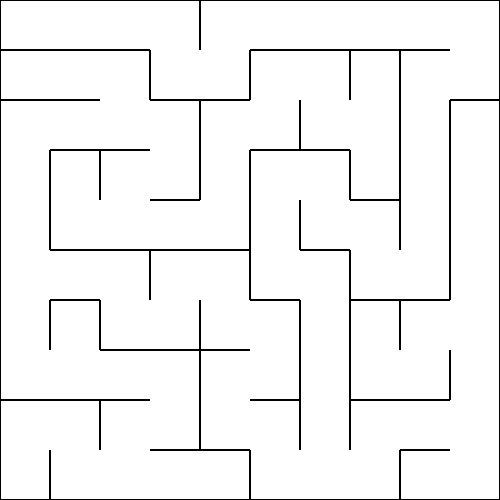

Recreate this plot in Python.
from __future__ import annotations

import os
import random
import sys
import pygame
import heapq
import math


def get_direction_offset(direction: int) -> tuple:
    """
    This function takes a direction code and returns an offset for it
    :param direction: Direction of maze generation
    :return: Offset for the direction code
    """
    offsets = {1: (0, -1), 2: (0, 1), 4: (1, 0), 8: (-1, 0)}
    return offsets[direction]


def get_opposite_direction(direction):
    """
    Accepts the direction code and returns the opposite direction
    :param direction: Code of the direction of generation
    :return: The opposite direction of generation
    """
    opposites = {1: 2, 2: 1, 4: 8, 8: 4}
    return opposites[direction]


class MazeGenerator:
    """
    A class that is initialized with the specified dimensions and an optional seed for generating random numbers
    """
    def __init__(self, width: int, height: int, seed=None):
        """
        Initializing the maze
        :param width: Width of the maze
        :param height: Height of the maze
        :param seed: Depth for generating random numbers.
        """
        if width * height < 4:
            raise ValueError("The maze should be at least 2 by 2")
        self.width = width
        self.height = height
        self.seed = seed if seed else random.randint(0, 0xFFFFFFFF)
        self.grid = [[0] * self.width for _ in range(self.height)]

    def generate(self):
        """
        Random number generation.
        """
        random.seed(self.seed)
        self.carve_passages_from(0, 0)

    def carve_passages_from(self, x: int, y: int):
        """
        Starts cutting passages in the maze, starting from (0, 0)
        Selects a random direction and moves, creating passages
        :param x: Coordinate of x in maze
        :param y: Coordinate of y in maze
        """
        directions = [1, 2, 4, 8]
        random.shuffle(directions)

        for direction in directions:
            dx, dy = get_direction_offset(direction)
            nx, ny = x + dx, y + dy

            if self.is_within_bounds(nx, ny) and self.grid[ny][nx] == 0:
                self.grid[y][x] |= direction
                self.grid[ny][nx] |= get_opposite_direction(direction)
                self.carve_passages_from(nx, ny)

    def is_within_bounds(self, x: int, y: int) -> bool:
        """
        Checks whether the coordinates (x, y) are within the boundaries of the maze
        :param x: Coordinate of x in maze
        :param y: Coordinate of y in maze
        :return: Finding coordinates inside the maze
        """
        return 0 <= x < self.width and 0 <= y < self.height

    def print_maze(self):
        """
        Outputs the maze to the console, and also saves it to a text file
        """
        maze_array = [(" " + "_" * (self.width * 2 - 1))]
        print(" " + "_" * (self.width * 2 - 1))
        for y in range(self.height):
            row = "|"
            for x in range(self.width):
                row += " " if self.grid[y][x] & 2 != 0 else "_"
                if x + 1 < self.width and self.grid[y][x] & 4 != 0:
                    row += " " if (self.grid[y][x] | self.grid[y][x + 1]) & 2 != 0 else "_"
                else:
                    row += "|"
            print(row)
            maze_array.append(row)

        if os.path.exists("maze.txt"):
            os.remove("maze.txt")

        with open("maze.txt", "a") as file:
            for line in maze_array:
                file.write(line + "\n")

    def print_parameters(self):
        """
        Outputs the parameters of the generated maze
        """
        print(f"{sys.argv[0]} {self.width} {self.height} {self.seed}")

    def draw_maze(self):
        """
        Draws a maze using the pygame module in a separate window
        :return: Window with the pygame module
        """
        pygame.init()
        cell_size = 50
        wall_thickness = 1
        screen_width = self.width * cell_size
        screen_height = self.height * cell_size
        screen = pygame.display.set_mode((screen_width, screen_height))
        clock = pygame.time.Clock()
        while True:
            for event in pygame.event.get():
                if event.type == pygame.QUIT:
                    pygame.quit()
                    return

            screen.fill((255, 255, 255))  # White background
            for y in range(self.height):
                for x in range(self.width):
                    cx = x * cell_size
                    cy = y * cell_size

                    if self.grid[y][x] & 1 == 0:
                        pygame.draw.rect(screen, (0, 0, 0), (cx, cy, cell_size, wall_thickness))  # Top wall
                    if self.grid[y][x] & 2 == 0:
                        pygame.draw.rect(screen, (0, 0, 0), (cx, cy + cell_size - wall_thickness, cell_size,
                                                             wall_thickness))  # Bottom wall
                    if self.grid[y][x] & 4 == 0:
                        pygame.draw.rect(screen, (0, 0, 0), (cx + cell_size - wall_thickness, cy, wall_thickness,
                                                             cell_size))  # Right wall
                    if self.grid[y][x] & 8 == 0:
                        pygame.draw.rect(screen, (0, 0, 0), (cx, cy, wall_thickness, cell_size))  # Left wall

            pygame.display.flip()
            clock.tick(60)  # Limit FPS to 60

    def save_maze_image(self, filename: str):
        """
        Saves the maze to the file specified by the user
        :param filename: The path to file
        :return: The image of maze in filename
        """
        cell_size = 50
        wall_thickness = 1  # Увеличение толщины стенок
        image_width = self.width * cell_size
        image_height = self.height * cell_size
        image = pygame.Surface((image_width, image_height))
        image.fill((255, 255, 255))  # White background

        for y in range(self.height):
            for x in range(self.width):
                cx = x * cell_size
                cy = y * cell_size

                if self.grid[y][x] & 1 == 0:
                    pygame.draw.rect(image, (0, 0, 0), (cx, cy, cell_size, wall_thickness))  # Top wall
                if self.grid[y][x] & 2 == 0:
                    pygame.draw.rect(image, (0, 0, 0), (cx, cy + cell_size - wall_thickness, cell_size,
                                                        wall_thickness))  # Bottom wall
                if self.grid[y][x] & 4 == 0:
                    pygame.draw.rect(image, (0, 0, 0), (cx + cell_size - wall_thickness, cy, wall_thickness,
                                                        cell_size))  # Right wall
                if self.grid[y][x] & 8 == 0:
                    pygame.draw.rect(image, (0, 0, 0), (cx, cy, wall_thickness, cell_size))  # Left wall

        pygame.image.save(image, filename)

    def convert_maze_to_binary(self) -> list[list[int]]:
        """
        Converts the maze from writing numbers [1, 2, 4, 8] to bitwise
        :return: Array in a bit of notation (0 and 1)
        """
        max_upper_walls = 0
        max_side_walls = 0
        for column in range(self.height):
            count_upper = 0
            flag = 0
            for element in range(self.width):
                if element & 2 == 0:
                    count_upper += 1
                if element & 4 == 0:
                    flag = 1
            if count_upper > max_upper_walls:
                max_upper_walls = count_upper
            if flag == 1:
                max_side_walls += 1

        binary_maze = None
        count_add = check_add_walls(self.width, self.height)
        if self.width == self.height:
            binary_maze = [[0] * (max_side_walls + self.width) for _ in
                           range(self.height + max_upper_walls + count_add)]
        if self.height > self.width:
            binary_maze = [[0] * (max_side_walls + self.width) for _ in
                           range(self.height + max_upper_walls + count_add * (self.height - self.width + 1))]
        if self.width > self.height:
            binary_maze = [[0] * (max_side_walls + self.width + count_add * (self.width - self.height + 2)) for _ in
                           range(self.height + max_upper_walls + count_add)]
        count_row = 0
        for row in self.grid:
            count_element = 0
            for element in row:
                if element & 4 == 0:  # Right wall
                    binary_maze[(count_row * 2)][(1 + (count_element * 2))] = 1
                if element & 2 == 0:  # Bottom wall
                    binary_maze[1 + (count_row * 2)][(count_element * 2)] = 1
                if count_row > 0:
                    if element & 4 == 0 and element & 1 == 0:  # Проверка верхнего правого угла
                        binary_maze[(count_row * 2) - 1][(count_element * 2) + 1] = 1
                if count_element > 0:
                    if element & 2 == 0 and row[count_element - 1] & 2 == 0:
                        binary_maze[1 + (count_row * 2)][(count_element * 2) - 1] = 1
                    if element & 8 == 0 and element & 2 == 0:  # Проверка нижнего левого угла
                        binary_maze[(count_row * 2) + 1][(count_element * 2) - 1] = 1
                    if element & 4 == 0 and element & 2 == 0:  # Проверка нижнего правого угла
                        binary_maze[(count_row * 2) + 1][(count_element * 2) + 1] = 1
                if count_element > 0 and count_row > 0:
                    if element & 8 == 0 and self.grid[count_row - 1][count_element] & 8 == 0:  # Стенки левые
                        binary_maze[(count_row * 2) - 1][(count_element * 2) - 1] = 1
                    if element & 4 == 0 and self.grid[count_row - 1][count_element] & 4 == 0:  # Стенки правые
                        binary_maze[(count_row * 2) - 1][(count_element * 2) + 1] = 1
                    if element & 8 == 0 and element & 1 == 0:  # Проверка верхнего левого угла
                        binary_maze[(count_row * 2) - 1][(count_element * 2) - 1] = 1
                count_element += 1
            count_row += 1

        binary_maze = binary_maze[:self.height * 2 - 1]
        for i in range(len(binary_maze)):
            binary_maze[i] = binary_maze[i][:self.width * 2 - 1]
            print(binary_maze[i])
        return binary_maze


def check_add_walls(wide: int, top: int, add_count: int = 4) -> int:
    """
    This function calculates the number of additional dimensions of the maze
    :param wide: The width of maze
    :param top: The height of maze
    :param add_count: Standard addition of maze sizes
    :return: Additional expansion of the maze
    """
    if wide <= 2 or top <= 2:
        return 1
    if wide <= 3 or top <= 3:
        return 1
    if wide <= 4 or top <= 4:
        return 2
    if wide <= 6 or top <= 6:
        return 2
    if wide <= 10 or top <= 10:
        return add_count
    if wide > 9 or top > 9:
        return check_add_walls((wide - 4), (top - 4), (add_count + 2))


def jump_point_search(grid: list[list[int]], start: tuple, end: tuple) -> (int, float):
    """
    This function performs the "Sidewinder" algorithm, which generates a maze for users
    :param grid: A maze in binary notation (of ones and zeros)
    :param start: The starting point in finding the path
    :param end: The ending point in finding the path
    :return: The found path, as well as the distance in the traveled path, otherwise None
    """
    for row in grid:
        row.append(1)
    grid.append([1] * len(grid[0]))

    def neighbors(node: tuple):
        """
        Defines neighbors for a given point in the grid
        :param node: Coordinates of the point
        """
        x, y = node
        for dx in [-1, 0, 1]:
            for dy in [-1, 0, 1]:
                if dx == dy == 0:
                    continue
                if 0 <= x + dx < len(grid) and 0 <= y + dy < len(grid[0]):
                    yield x + dx, y + dy

    def euclidean_distance(node1: tuple, node2: tuple) -> float:
        """
        Calculates the Euclidean distance between two points
        :param node1: Coordinates of the point 1
        :param node2: Coordinates of the point 2
        :return: Euclidean_distance
        """
        x1, y1 = node1
        x2, y2 = node2
        return math.sqrt((x1 - x2) ** 2 + (y1 - y2) ** 2)

    def jump(node: tuple, parent: tuple) -> tuple or None:
        """
        Recursively searches for "jumps" from the current point to the next point on the way to the target point
        :param node: Coordinates of the point 1
        :param parent: Coordinates of the point 2
        :return: Coordinates of the point jump or None
        """
        x, y = node
        px, py = parent
        dx, dy = x - px, y - py

        if not (0 <= x < len(grid) and 0 <= y < len(grid[0])) or grid[x][y] == 1:
            return None

        if node == end:
            return node

        if dx != 0 and dy != 0:
            if grid[x - dx][y] == 1 or grid[x][y - dy] == 1:
                return node

            if jump((x + dx, y), node) or jump((x, y + dy), node):
                return node

        if dx != 0:
            if (y + 1) <= len(grid):
                if grid[x][y + 1] == 1 or grid[x][y - 1] == 1:
                    return node

        if dy != 0:
            if (x + 1) < len(grid):
                if grid[x + 1][y] == 1 or grid[x - 1][y] == 1:
                    return node

        return jump((x + dx, y + dy), node)

    open_set = []
    heapq.heappush(open_set, (0, start))
    came_from = {}
    g_score = {node: float("inf") for row in grid for node in row}
    g_score[start] = 0

    while open_set:
        _, current = heapq.heappop(open_set)

        if current == end:
            path = []
            while current in came_from:
                path.insert(0, current)
                current = came_from[current]
            path.insert(0, start)
            return path, round(g_score[end], 2)

        for neighbor in neighbors(current):
            jump_node = jump(neighbor, current)
            if jump_node:
                tentative_g_score = g_score[current] + euclidean_distance(current, jump_node)
                if tentative_g_score < g_score.get(jump_node, float("inf")):
                    came_from[jump_node] = current
                    g_score[jump_node] = tentative_g_score
                    f_score = tentative_g_score + euclidean_distance(jump_node, end)
                    heapq.heappush(open_set, (f_score, jump_node))

    return None, float("inf")


def path_first_last(maze: list[list[int]]) -> (int, int):
    """
    Finding the path from the first free point to the last free point in the maze
    :param maze: A maze in binary notation (of ones and zeros)
    :return: The found path, as well as the distance in the traveled path
    """
    start = ()
    finish = ()
    for i in range(len(maze)):
        for j in range(len(maze[0])):
            if maze[i][j] == 0:
                if not start:
                    start = (j, i)
                finish = (i, j)
    print(f"Start point: ", start, "\nEnd point: ", finish)
    path, distance = jump_point_search(maze, start, finish)
    return path, distance
